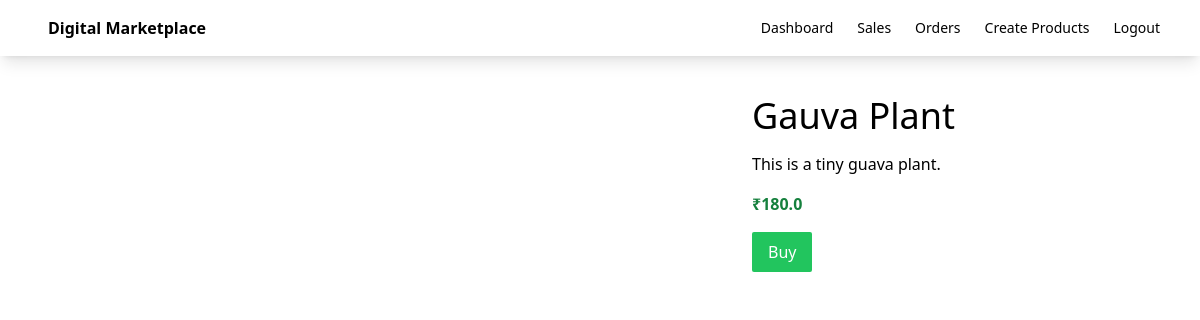
Page /product/1 on the committed database.
### myApp/models.py (models this page shows, shortened)
class Product(models.Model):
    seller = models.ForeignKey(User, on_delete=models.CASCADE)
    name = models.CharField(max_length=100)
    description = models.CharField(max_length=100)
    price = models.FloatField()
    file = models.FileField(upload_to='uploads')
    total_sales_amount = models.IntegerField(default=0)
    total_sales = models.IntegerField(default=0)

### myApp/views.py (the view)
# urls.py: path('product/<int:id>',detail,name="detail"),
def detail(request,id):
    product = Product.objects.get(id=id)
    return render(request,"myApp/detail.html",{"product":product})

### myApp/templates/myApp/detail.html (shortened to what this page needs)
{% extends "myApp/base.html" %}
{% block body %}
    <div class="flex p-10">
        <div class="w-3/5 h-auto">
        </div>
        <div class="pl-10">
            <div class="text-4xl mb-4">{{product.name}}</div>
            <div class="mb-4">{{product.description}}</div>
            <div class="mb-4 text-green-700 font-bold">₹{{product.price}}</div>
            <div>
                <a href="{% url "success" product.id %}"><button id="checkout-button" class="bg-green-500 text-white px-4 py-2 rounded-sm">Buy</button></a>
            </div>
        </div>
    </div>
{% endblock  %}

### rows in the picture
Product: name "Gauva Plant", description "This is a tiny guava plant.", price "180.0"
